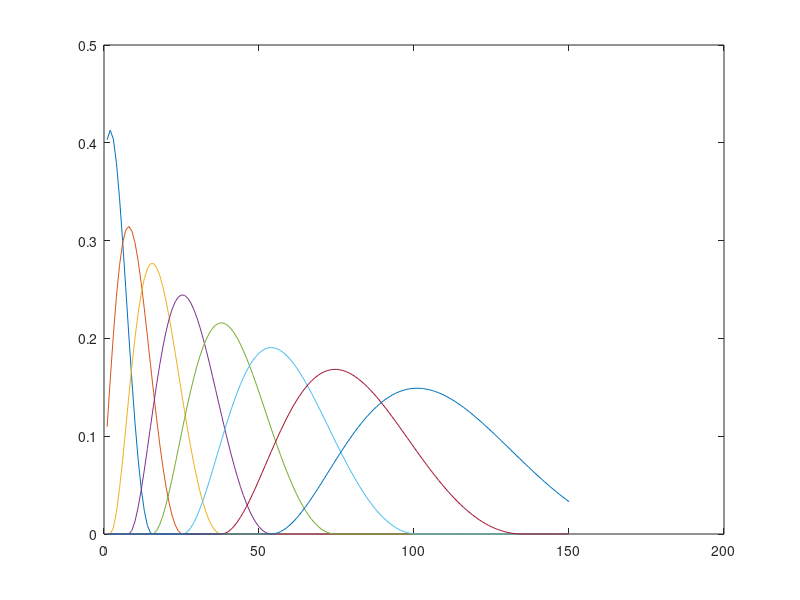

Write MATLAB code to recreate this figure.
n = 8;
bin_size = 150;
% b = 10;



% range = [0, bin_size*(1 - 1.5/n)];
range = [1, 100];
b = 20;

log_func = @(x) log(x + b);
exp_func = @(x) exp(x) - b;


range_log = log_func(range);
gap_log = diff(range_log) / (n - 1);


cos_func = @(x, peak) (cos(max(-pi, min(pi, (x - peak) * pi / (2 * gap_log)))) + 1) / 2;


bin_log = repmat(log_func((0:bin_size-1)'), 1, n);
peak_log = repmat(range_log(1):gap_log:range_log(2), bin_size, 1);

bump = cos_func(bin_log, peak_log);
bump = bump ./ sqrt(sum(bump.^2));

% subplot(2, 1, 1);
plot(bump);

% subplot(2, 1, 2);
% plot(flipud(gg0.ihbas));
